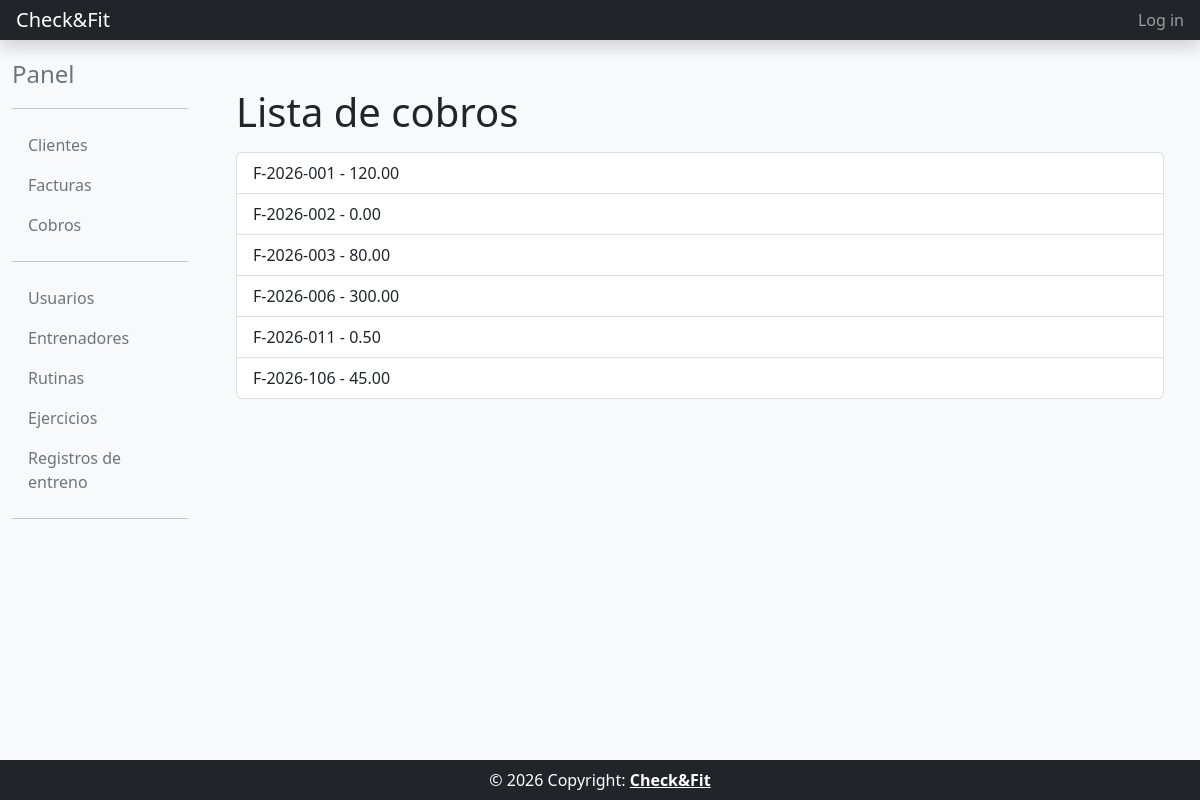
Screenshot of /cobro_list/ with the database file from the repository.
### billing/models.py (models this page shows, shortened)
class Cobro(models.Model):
    factura = models.ForeignKey(Factura, on_delete=models.PROTECT, verbose_name='Factura')
    fecha = models.DateField(default=timezone.localdate, verbose_name='Fecha')
    importe = models.DecimalField(max_digits=10, decimal_places=2, default=0, verbose_name='Importe')
    class Meta:
        verbose_name = 'Cobro'
        verbose_name_plural = 'Cobros'
        ordering = ['-fecha']
    def __str__(self):
        return self.factura.numero_factura + ' - ' + str(self.importe)

class Factura(models.Model):
    cliente = models.ForeignKey(Cliente, on_delete=models.PROTECT, verbose_name='Cliente')
    numero_factura = models.CharField(max_length=20, verbose_name='N.º factura')
    concepto = models.TextField(verbose_name='Concepto')
    fecha = models.DateField(default=timezone.localdate, verbose_name='Fecha')
    total = models.DecimalField(max_digits=10, decimal_places=2, default=0, verbose_name='Total')
    class Meta:
        unique_together = (('numero_factura',),)
        verbose_name = 'Factura'
        verbose_name_plural = 'Facturas'
        ordering = ['numero_factura']

### billing/views.py (the view)
# urls.py: path('cobro_list/', views.CobroListView.as_view(), name='cobro_list'),
class CobroListView(ListView):
    model = Cobro
    template_name = 'billing/cobro_list.html'

### templates/billing/cobro_list.html
{% extends "common/base_intranet.html" %}
{% block main_content %}
<div class="container">
    <h1>Lista de cobros</h1>
    <ul class="list-group mt-3">
    {% for cobro in object_list %}
        <a href="{% url 'cobro_detail' cobro.id %}" class="list-group-item list-group-item-action">{{ cobro }}</a>
    {% empty %}
        <p>No existen cobros.</p>
    {% endfor %}
    </ul>
</div>
{% endblock main_content %}

### rows the page displays
Cobro: factura+importe "F-2026-001 - 120.00"
Cobro: factura+importe "F-2026-002 - 0.00"
Cobro: factura+importe "F-2026-003 - 80.00"
Cobro: factura+importe "F-2026-006 - 300.00"
Cobro: factura+importe "F-2026-011 - 0.50"
Cobro: factura+importe "F-2026-106 - 45.00"
